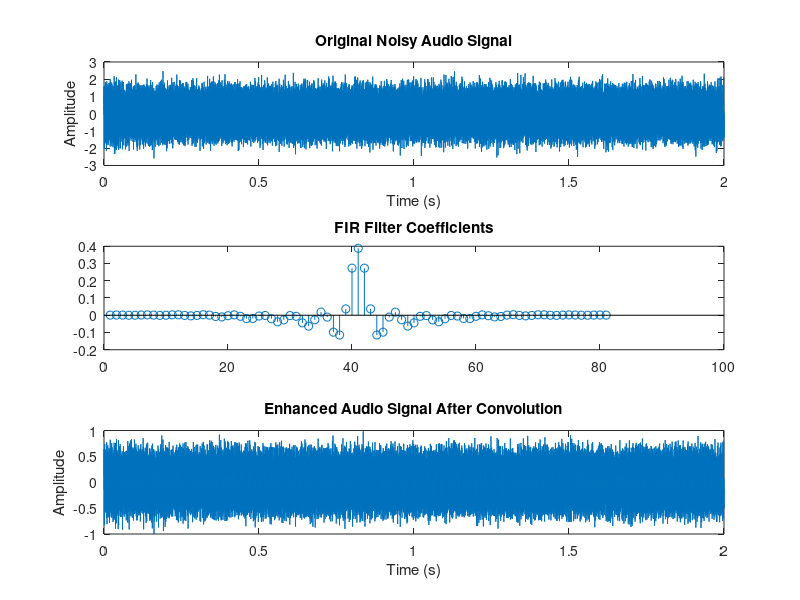

The MATLAB source for this figure:
% Convolution-Based Audio Enhancement for Cochlear Implants (Self-contained)

clc;
clear;
close all;

% Sampling parameters
Fs = 16000;              % Sampling frequency
t = 0:1/Fs:2;            % 2 seconds time vector

% Simulated speech-like signal (sum of frequencies)
audio = sin(2*pi*500*t) + 0.5*sin(2*pi*1500*t) + 0.3*sin(2*pi*4000*t);

% Add noise
audio = audio + 0.4*randn(size(audio));

% FIR bandpass filter design (speech frequencies 300–3400 Hz)
N = 80;                           % Filter order
low = 300/(Fs/2);                 
high = 3400/(Fs/2);
b = fir1(N,[low high],'bandpass');

% Apply convolution
enhanced_audio = conv(audio,b,'same');

% Normalize
enhanced_audio = enhanced_audio/max(abs(enhanced_audio));

% Plot results
figure;

subplot(3,1,1)
plot(t,audio)
title('Original Noisy Audio Signal')
xlabel('Time (s)')
ylabel('Amplitude')

subplot(3,1,2)
stem(b)
title('FIR Filter Coefficients')

subplot(3,1,3)
plot(t,enhanced_audio)
title('Enhanced Audio Signal After Convolution')
xlabel('Time (s)')
ylabel('Amplitude')

% Play sounds
disp('Playing Original Audio...')
sound(audio,Fs)
pause(3)

disp('Playing Enhanced Audio...')
sound(enhanced_audio,Fs)
